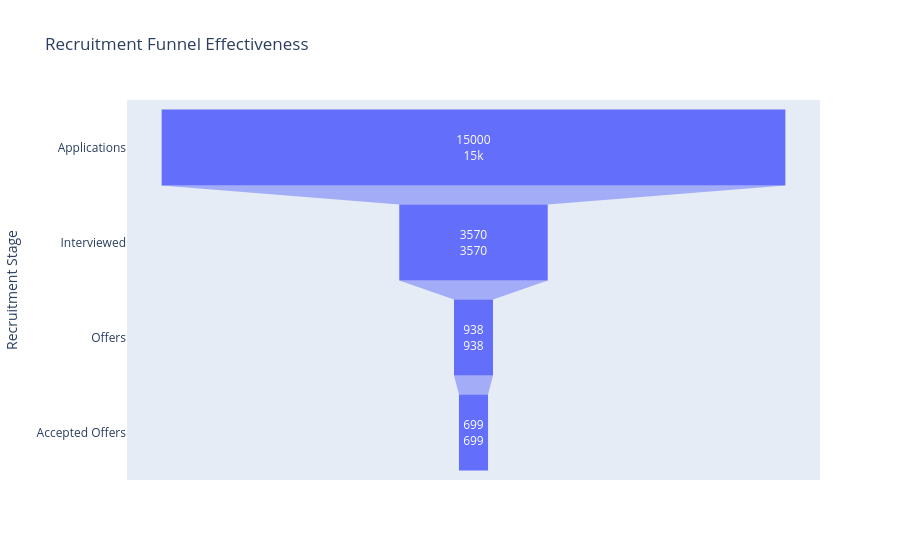

This figure's notebook cell:
### Code cell
# Create a recruitment funnel chart using Plotly
fig = px.funnel(
    funnel_df,
    x="Count",
    y="Stage",
    title="Recruitment Funnel Effectiveness",
    text="Count"
)

# Update the layout for a cleaner presentation
fig.update_layout(
    yaxis_title="Recruitment Stage",
    xaxis_title="Number of Unique Applications"
)

# Display the chart
fig.show()

### Figure 1 — Plotly figure (JSON) as saved in the notebook; plotly's stock layout.template omitted (floating-point values rounded to 4 significant figures)
{"data": [{"hovertemplate": "Count=%{text}<br>Stage=%{y}<extra></extra>", "legendgroup": "", "marker": {"color": "#636efa"}, "name": "", "orientation": "h", "showlegend": false, "text": [15000, 3570, 938, 699], "type": "funnel", "x": [15000, 3570, 938, 699], "xaxis": "x", "y": ["Applications", "Interviewed", "Offers", "Accepted Offers"], "yaxis": "y"}], "layout": {"legend": {"tracegroupgap": 0}, "title": {"text": "Recruitment Funnel Effectiveness"}, "xaxis": {"anchor": "y", "domain": [0, 1], "title": {"text": "Number of Unique Applications"}}, "yaxis": {"anchor": "x", "domain": [0, 1], "title": {"text": "Recruitment Stage"}}}}
